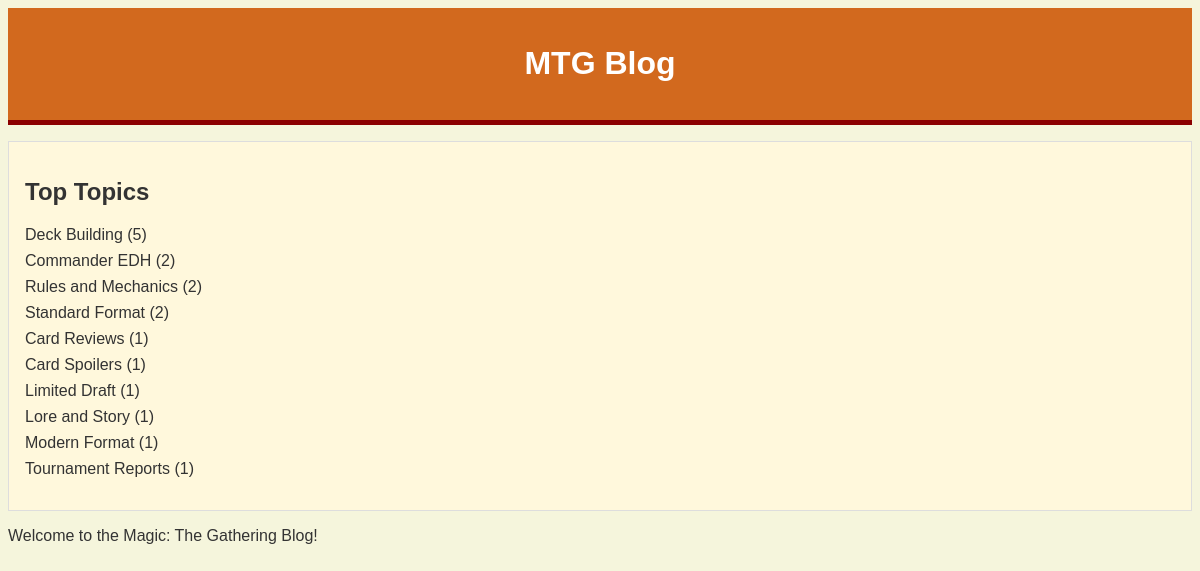
/home/, run on the app's committed database.
### mtg_blog/models.py (models this page shows, shortened)
class Topic(models.Model):
    name = models.CharField(max_length=100, unique=True)
    slug = models.SlugField(max_length=100, unique=True, blank=True)
    class Meta:
        ordering = ['name']

### mtg_blog/views.py (the view)
# urls.py: path('home/', views.home, name='home')
def home(request):
    topics = (
        Topic.objects
        .annotate(
            num_posts = Count('posts'))
        .order_by('-num_posts')[:10]
    )
    return render(request, 'mtg_blog_app/home.html', {'topics': topics})

### mtg_blog/templates/mtg_blog_app/home.html
{% extends 'mtg_blog_app/base.html' %}
{% block content %}
<aside>
    <h1>Top Topics</h1>
    <ul>
        {% for topic in topics %}
        <li>
            {{topic.name}} ({{ topic.num_posts}})
        </li>
        {%empty%}
        <li>No topics yet.</li>
        {% endfor%}
    </ul>
</aside>
<section>
    <p>Welcome to the Magic: The Gathering Blog!</p>
</section>
{% endblock %}

### mtg_blog/templates/mtg_blog_app/base.html (shortened to what this page needs)
<!DOCTYPE html>
<html>
{% load static %}
    <head>
        <link rel="stylesheet" href="{% static 'mtg_blog_app/css/styles.css' %}">
    </head>
    <body>
        <header>
            <h1>MTG Blog</h1>
        </header>
        <main>
            {% block content%}{% endblock %}
        </main>
    </body>
</html>

### mtg_blog/static/mtg_blog_app/css/styles.css (style rules this page uses)
body { font-family: Arial, Helvetica, sans-serif; background: #f5f5dc; color: #333; }
header { background: #d2691e; color: white; padding: 1rem; text-align: center; border-bottom: 5px solid #8b0000; }
aside { background: #fff8dc; padding: 1rem; border: 1px solid #ddd; margin: 1rem 0; }
ul { list-style: none; padding: 0; }
li { margin-bottom: 0.5rem; }

### data on the page
Topic: name "Deck Building", num_posts "5"
Topic: name "Commander EDH", num_posts "2"
Topic: name "Rules and Mechanics", num_posts "2"
Topic: name "Standard Format", num_posts "2"
Topic: name "Card Reviews", num_posts "1"
Topic: name "Card Spoilers", num_posts "1"
Topic: name "Limited Draft", num_posts "1"
Topic: name "Lore and Story", num_posts "1"
Topic: name "Modern Format", num_posts "1"
Topic: name "Tournament Reports", num_posts "1"
